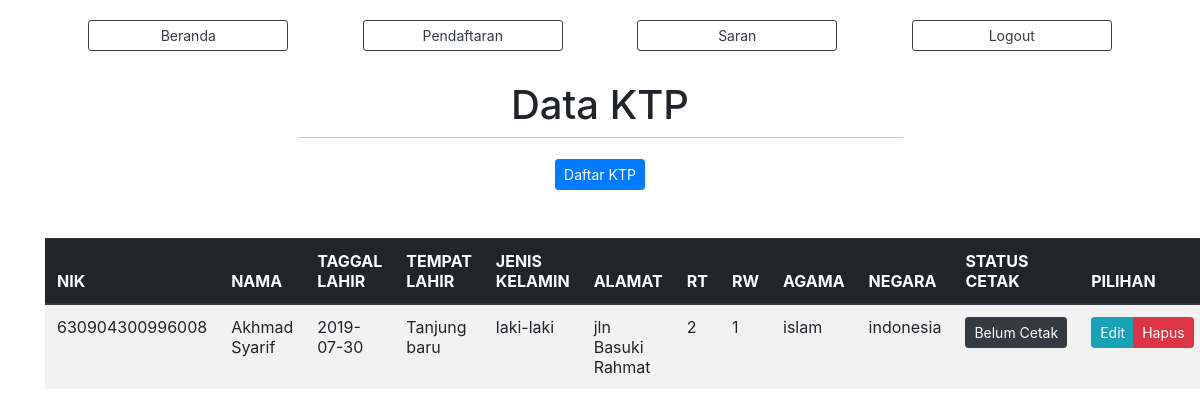
The page /?view=data-ktp (signed in) on the database its author committed.
### tables this page shows
CREATE TABLE `ktp` (
  `id_ktp` int(200) NOT NULL,
  `nik` bigint(100) NOT NULL,
  `nama` varchar(50) NOT NULL,
  `tanggal_lahir` date NOT NULL,
  `tempat_lahir` varchar(100) NOT NULL,
  `jekel` varchar(15) NOT NULL,
  `alamat` varchar(100) NOT NULL,
  `rt` varchar(5) NOT NULL,
  `rw` varchar(5) NOT NULL,
  `agama` varchar(10) NOT NULL,
  `kewarganegaraan` varchar(10) NOT NULL,
  `status_cetak` int(5) NOT NULL DEFAULT 0,
  `tanggal_permohonan` date NOT NULL
);

### models/admin.php (called while the page is built, shortened)
<?php
class Admin
{
  private $mysqli;
  function __construct($mysqli)
  {
    $this->mysqli = $mysqli;
  }
  public function showKTP()
  {
    $db = $this->mysqli->conn;
    $sql = " SELECT * FROM ktp ";
    $query = $db->query($sql);
    return $query;
  }
}
?>

### view/ktp/data-ktp.php (the view)
<div class="header-hal">
    <h1>Data KTP</h1>
    <hr>
    <?php if (@$_SESSION['user']) { ?>
    <a href="?view=daftar-ktp" class="btn btn-sm btn-primary">Daftar KTP</a>
  <?php } ?>
</div>
<div class="container mt-5">
  <table class="table table-striped table-hover">
    <thead class="thead-dark">
      <tr>
        <th>NIK</th>
        <th>NAMA</th>
        <th>TAGGAL LAHIR </th>
        <th>TEMPAT LAHIR</th>
        <th>JENIS KELAMIN  </th>
        <th>ALAMAT</th>
        <th>RT</th>
        <th>RW</th>
        <th>AGAMA</th>
        <th>NEGARA</th>
        <?php if (@$_SESSION['hak_akses'] == 2) { ?>
        <th>STATUS CETAK</th>
        <th>PILIHAN</th>
        <?php } ?>
      </tr>
    </thead>
    <tbody>
      <?php
      $data = $objAdmin->showKTP();
      while ($a = $data->fetch_object()) {
      ?>
      <tr>
        <td><?=$a->nik ?></td>
        <td><?=$a->nama ?></td>
        <td><?=$a->tanggal_lahir ?></td>
        <td><?=$a->tempat_lahir ?></td>
        <td><?=$a->jekel ?></td>
        <td><?=$a->alamat ?></td>
        <td><?=$a->rt ?></td>
        <td><?=$a->rw ?></td>
        <td><?=$a->agama ?></td>
        <td><?=$a->kewarganegaraan ?></td>
        <?php if (@$_SESSION['hak_akses'] == 2) { ?>
        <td>
          <?php
          if ($a->status_cetak == 0) { ?>
            <a href="?view=status-cetak-ktp&nik=<?=$a->nik ?>&status=<?=$a->status_cetak ?>" class="btn btn-sm btn-dark">Belum Cetak</a>
          <?php
          }else{ ?>
          <a href="?view=status-cetak-ktp&nik=<?=$a->nik ?>&status=<?=$a->status_cetak ?>" class="btn btn-sm btn-success">Sudah Cetak</a>
          <?php
          }
          ?>
        </td>
        <td>
          <div class="btn-group">
            <a href="?view=edit-ktp&nik=<?=$a->nik ?>" class="btn btn-sm btn-info">Edit</a>
            <a href="?view=hapus-ktp&nik=<?=$a->nik ?>" onclick="return confirm('Hapus data ?')" class="btn btn-sm btn-danger">Hapus</a>
          </div>
        </td>
      </tr>
    <?php } ?>
    <?php } ?>
    </tbody>
  </table>
</div>

### assets/css/home.css (style rules this page uses)
.header-hal { width: 100%; text-align: center; margin-top: 10px; }
hr { height: 1px; border-top: 1px solid #ccc; margin: auto; width: 50%; padding: 10px; }
.view-buku th, td { text-align: left; padding: 8px; }

### rows shown on the page
ktp: nik "630904300996008", nama "Akhmad Syarif", tanggal_lahir "2019-07-30", tempat_lahir "Tanjung baru", jekel "laki-laki", alamat "jln Basuki Rahmat", rt "2", rw "1", agama "islam", kewarganegaraan "indonesia"
